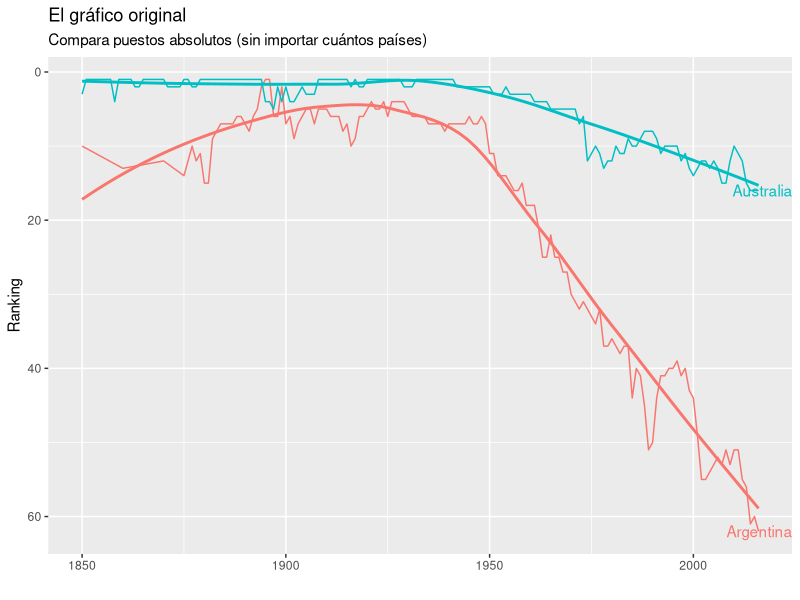
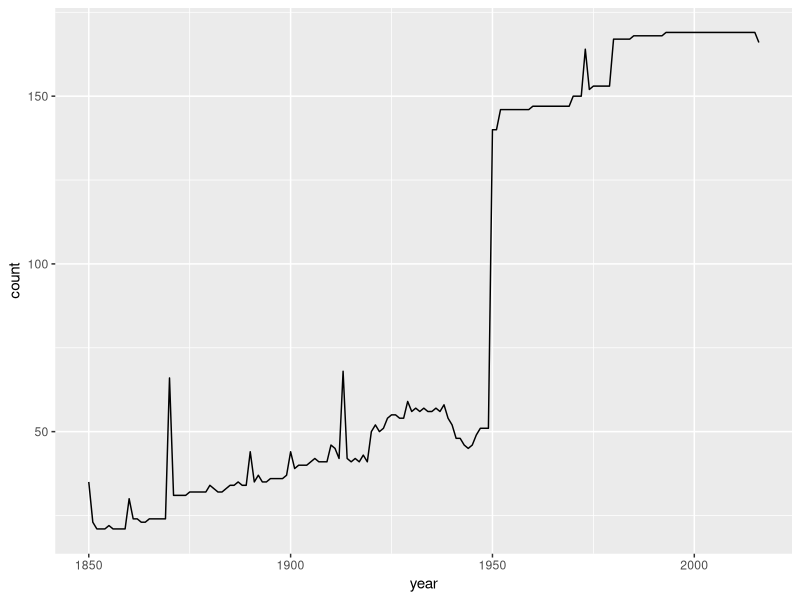
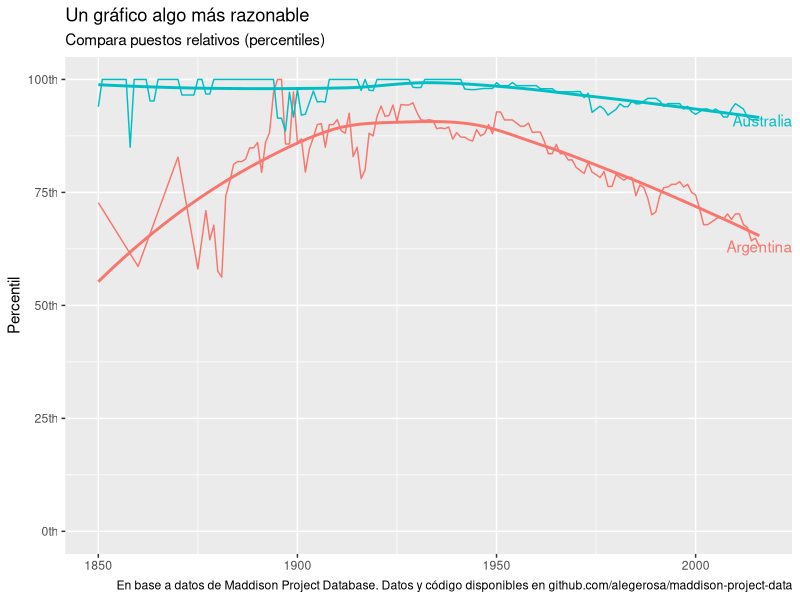
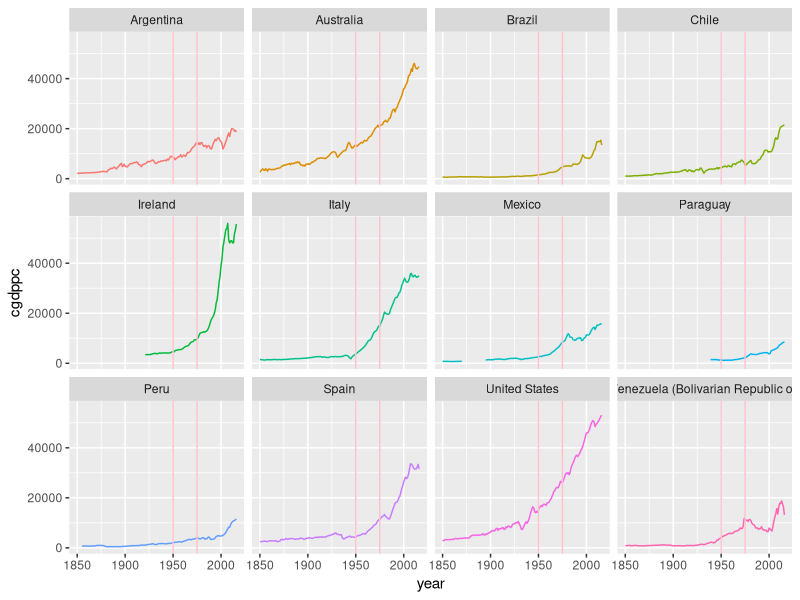
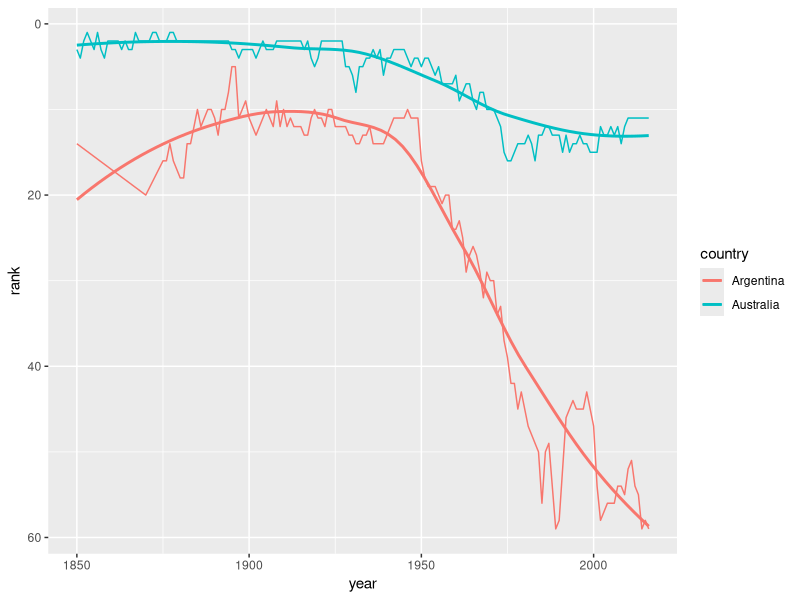
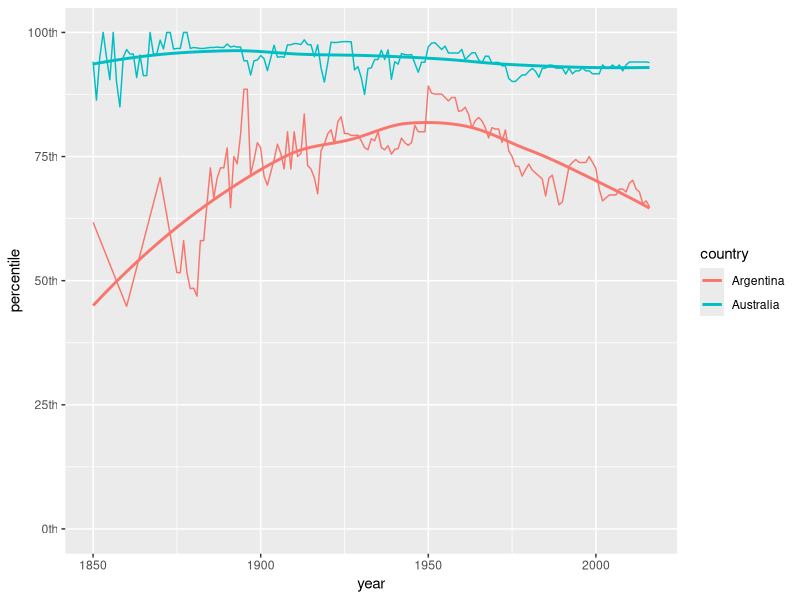
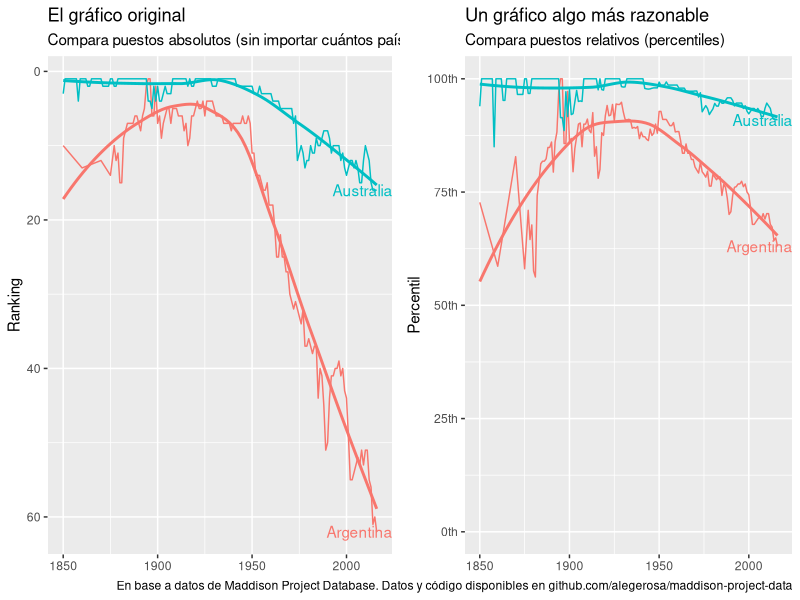

Write R code to recreate these figures, in order.
## ---- chunk 1
knitr::opts_chunk$set(echo = TRUE)
library(tidyverse)
library(readxl)
library(cowplot)

caption <- "En base a datos de Maddison Project Database. Datos y código disponibles en github.com/alegerosa/maddison-project-data"
  
  
## ---- chunk 2
data <- read_xlsx("data/mpd2018.xlsx", sheet = 2)



## ---- chunk 3
gdp_with_rankings <- data %>%
  group_by(year) %>%
  mutate(rank = row_number(desc(cgdppc)),
         perc_rank = percent_rank(cgdppc),
         percentile = perc_rank * 100,
         rank_better_ties = rank(desc(cgdppc), ties.method = "min", na.last = "keep"))
## ---- chunk 4

p <- gdp_with_rankings %>%
  filter(countrycode %in% c("ARG", "AUS"),
         year >= 1850) %>% 
  ggplot(aes(x = year, rank, color = country)) +
  geom_line() +
  scale_y_reverse() +
  geom_text(data = filter(gdp_with_rankings, year == "2016" & countrycode %in% c("ARG", "AUS")), aes(label = country, colour = country, x = Inf, y = rank), hjust = 1) +
  guides(color = FALSE) +
  labs(x = NULL,
       y = "Ranking",
      title = "El gráfico original",
      subtitle = "Compara puestos absolutos (sin importar cuántos países)",
      caption = " ") +
  geom_smooth(se = FALSE)
p

## ---- chunk 5
counts <- gdp_with_rankings %>%
  group_by(year) %>% 
  summarise(count = sum(!is.na(rgdpnapc))) %>% 
  filter(year >= 1850) %>%
  ggplot(aes(year, count))

counts + geom_line()

## ---- chunk 6
q <- gdp_with_rankings %>%
  filter(countrycode %in% c("ARG", "AUS"),
         year >= 1850) %>% 
  ggplot(aes(year, percentile, color = country)) +
  geom_line() +
  scale_y_continuous(labels = scales::ordinal) +
  coord_cartesian(ylim=c(0,100)) +
  geom_text(data = filter(gdp_with_rankings, year == "2016" & countrycode %in% c("ARG", "AUS")), aes(label = country, colour = country, x = Inf, y = percentile), hjust = 1) +
  guides(color = FALSE) +
  labs(x = NULL,
       y = "Percentil",
      title = "Un gráfico algo más razonable",
      subtitle = "Compara puestos relativos (percentiles)",
      caption = caption) +
  geom_smooth(se = FALSE)

q


## ---- chunk 7
graficos <- plot_grid(p, q)

ggsave("graficos.jpg", graficos, width = 12, height = 4 )
## ---- chunk 8
comparisons <- c("ARG", "AUS", "USA", "VEN", "MEX", "CHL", "PER", "BRA", "IRL", "ITA", "ESP", "PRY")

gdp_plot <- gdp_with_rankings %>%
  filter(year >= 1850, countrycode %in% comparisons) %>% 
  ggplot(aes(year, cgdppc, color = country))

gdp_plot + geom_line() +
  facet_wrap(~country) + guides(color = FALSE) +
  geom_vline(xintercept = 1950, color = "pink") +
  geom_vline(xintercept = 1975, color = "pink")




  

## ---- chunk 9

gdp_with_rgd_rankings <- data %>%
  group_by(year) %>%
  mutate(rank = row_number(desc(rgdpnapc)),
         perc_rank = percent_rank(rgdpnapc),
         percentile = perc_rank * 100,
         rank_better_ties = rank(desc(rgdpnapc), ties.method = "min", na.last = "keep"))

rgd <- gdp_with_rgd_rankings %>%
  filter(countrycode %in% c("ARG", "AUS"),
         year >= 1850) %>% 
  ggplot(aes(x = year, rank, color = country)) 

rgd + geom_line() +
  scale_y_reverse() +
  geom_smooth(se = FALSE)

perc_rgd <- gdp_with_rgd_rankings %>%
  filter(countrycode %in% c("ARG", "AUS"),
         year >= 1850) %>% 
  ggplot(aes(year, percentile, color = country))

perc_rgd + geom_line() +
  scale_y_continuous(labels = scales::ordinal) +
  coord_cartesian(ylim=c(0,100)) +
  geom_smooth(se = FALSE)
